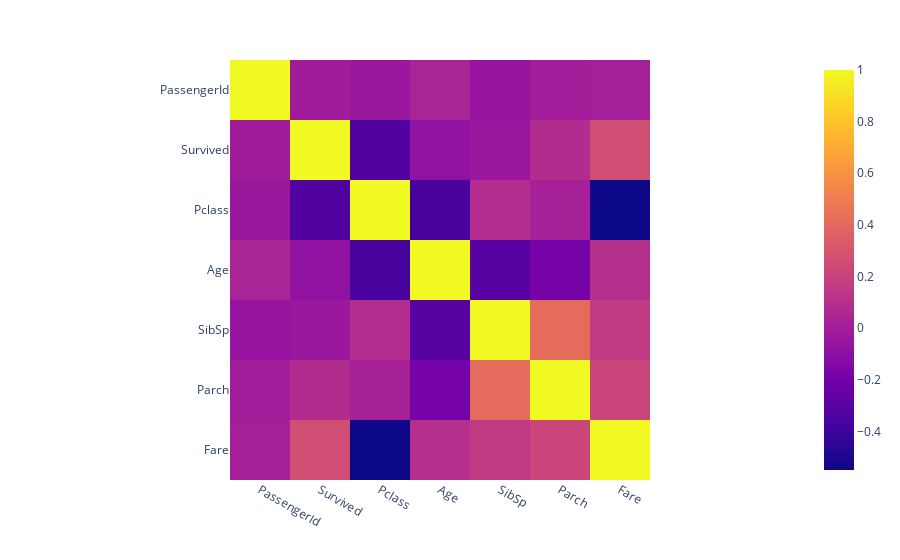

Notebook code for this chart:
### Code cell
fig = px.imshow(df.corr())
fig.show()

### Figure 1 — Plotly figure (JSON) as saved in the notebook; plotly's stock layout.template omitted (floating-point values rounded to 4 significant figures)
{"data": [{"coloraxis": "coloraxis", "hovertemplate": "x: %{x}<br>y: %{y}<br>color: %{z}<extra></extra>", "name": "0", "type": "heatmap", "x": ["PassengerId", "Survived", "Pclass", "Age", "SibSp", "Parch", "Fare"], "xaxis": "x", "y": ["PassengerId", "Survived", "Pclass", "Age", "SibSp", "Parch", "Fare"], "yaxis": "y", "z": [[1, -0.005007, -0.03514, 0.03685, -0.05753, -0.001652, 0.01266], [-0.005007, 1, -0.3385, -0.07722, -0.03532, 0.08163, 0.2573], [-0.03514, -0.3385, 1, -0.3692, 0.08308, 0.01844, -0.5495], [0.03685, -0.07722, -0.3692, 1, -0.3082, -0.1891, 0.09607], [-0.05753, -0.03532, 0.08308, -0.3082, 1, 0.4148, 0.1597], [-0.001652, 0.08163, 0.01844, -0.1891, 0.4148, 1, 0.2162], [0.01266, 0.2573, -0.5495, 0.09607, 0.1597, 0.2162, 1]]}], "layout": {"coloraxis": {"colorscale": [[0, "#0d0887"], [0.1111, "#46039f"], [0.2222, "#7201a8"], [0.3333, "#9c179e"], [0.4444, "#bd3786"], [0.5556, "#d8576b"], [0.6667, "#ed7953"], [0.7778, "#fb9f3a"], [0.8889, "#fdca26"], [1, "#f0f921"]]}, "margin": {"t": 60}, "xaxis": {"anchor": "y", "constrain": "domain", "domain": [0, 1], "scaleanchor": "y"}, "yaxis": {"anchor": "x", "autorange": "reversed", "constrain": "domain", "domain": [0, 1]}}}
